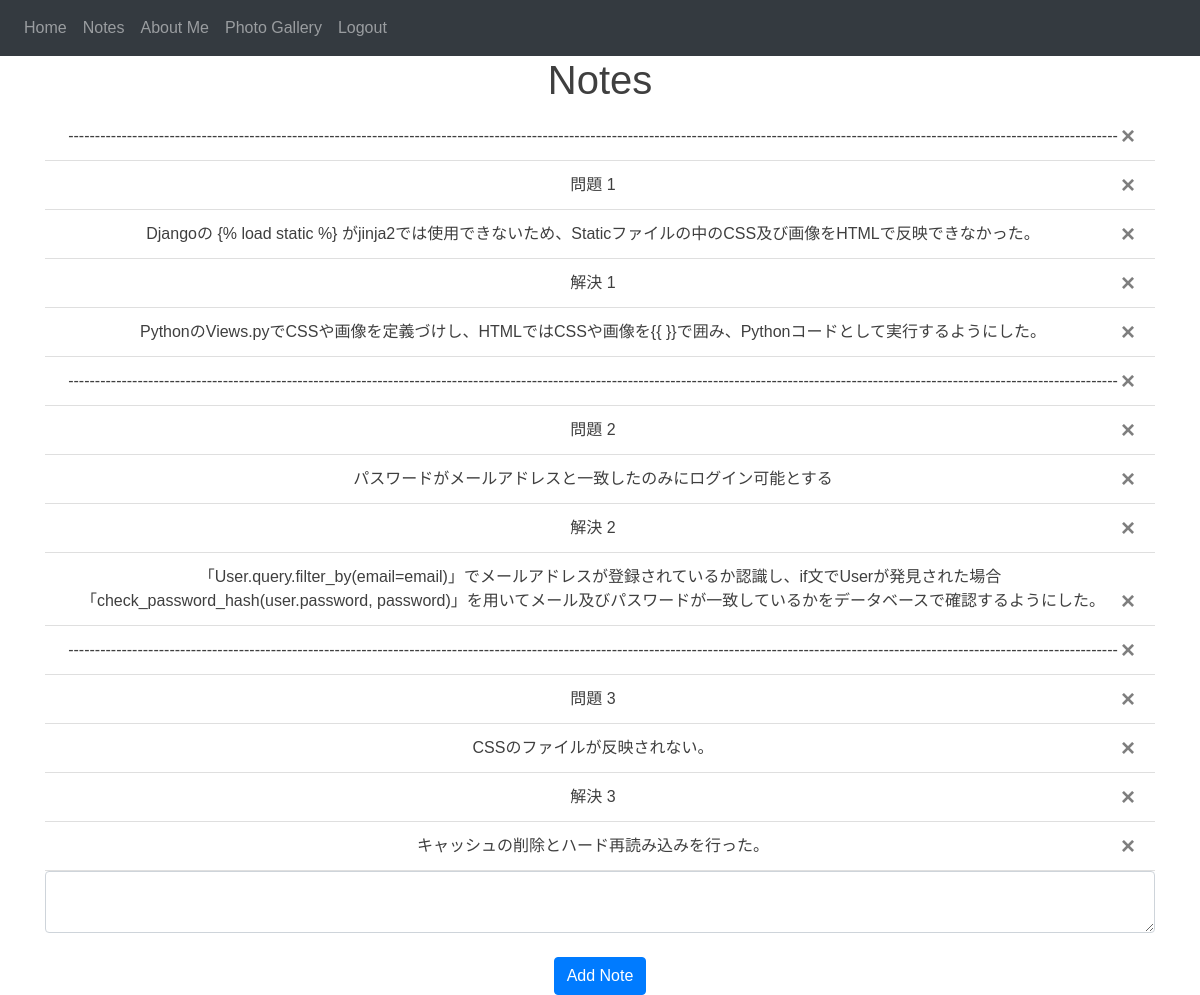
Page /noting (signed in) on the committed database.
### WEBSITE/models.py (models this page shows)
class Note(db.Model): # Database model is a layout or blueprint for an object that is going to be stored in my database = helps keep consistancy to data
    id = db.Column(db.Integer, primary_key=True)
    data = db.Column(db.String(10000))
    date = db.Column(db.DateTime(timezone=True), default=func.now()) #Do not need to specify the date field ourselves, SQL alchemy would. func would get the current date and time
    user_id = db.Column(db.Integer, db.ForeignKey('user.id')) #foreignkey means that we must pass a valid ID of an existing user to this field/column when creating a new note. ('user.id') = id column of the User class

### WEBSITE/views.py (the view, shortened to what this page needs)
@views.route('/noting', methods=['GET','POST'])
@login_required
def noting():
    return render_template("noting.html", user=current_user)

### WEBSITE/__init__.py (called while the page is built)
def create_app():
    app = Flask(__name__) #initialise flask
    app.config['SECRET_KEY'] = 'i love NINTENDO' #whatever the KEY is equal to will be the secret key for the app
    app.config['SQLALCHEMY_DATABASE_URI'] = f'sqlite:///{DB_NAME}'
    db.init_app(app) # take the defined db that this is the app that is going to be used
    from .views import views
    from .auth import auth
    app.register_blueprint(views, url_prefix='/')
    app.register_blueprint(auth, url_prefix='/')
    from .models import User, Note
    create_database(app)
    login_manager = LoginManager()
    login_manager.login_view = 'auth.login'
    login_manager.init_app(app)
    @login_manager.user_loader
    def load_user(id):
        return User.query.get(int(id))
    return app

### WEBSITE/templates/noting.html (shortened to what this page needs)
{% extends "base.html" %}
{% block content %}
<h1 align="center">Notes</h1>
<ul class="list-group list-group-flush" id="notes">
    {% for note in user.notes %}
    <li class="list-group-item">
        {{ note.data }}
        <button type="button" class="close" onClick="deleteNote({{ note.id }})">
            <span aria-hidden="true">&times;</span>
        </button>
    </li>
    {% endfor %}
</ul>
<form method="POST">
    <textarea name="note" id="note" class="form-control"></textarea>
    <br />
    <div align="center">
      <button type="submit" class="btn btn-primary">Add Note</button>
    </div>
  </form>
  {% endblock %}

### WEBSITE/templates/base.html (shortened to what this page needs)
    <!DOCTYPE html>
    <html>
      <head>
        <link
          rel="stylesheet"
          href="https://stackpath.bootstrapcdn.com/bootstrap/4.4.1/css/bootstrap.min.css"
        />
        <link
          rel="stylesheet"
          href="https://stackpath.bootstrapcdn.com/font-awesome/4.7.0/css/font-awesome.min.css"
        />
        <link rel="stylesheet" type="text/css" href="{{ url_for('static', filename='CSS/aboutme.css')}}">
        <link rel="stylesheet" type="text/css" href="{{ url_for('static',filename='CSS/photogallery.css') }}">
        <link rel="stylesheet" type="text/css" href="{{ url_for('static',filename='CSS/food.css') }}">
        <link rel="stylesheet" type="text/css" href="{{ url_for('static',filename='CSS/home.css') }}">
        <link rel="stylesheet" type="text/css" href="{{ url_for('static',filename='CSS/traveling.css') }}">
        <link rel="stylesheet" type="text/css" href="{{ url_for('static',filename='CSS/drawing.css') }}">
      </head>
      <body>
    <nav class="navbar navbar-expand-lg navbar-dark bg-dark">
      <div class="collapse navbar-collapse" id="navbar">
        <div class="navbar-nav">
          {% if current_user.is_authenticated %}
          <a class="nav-item nav-link" id="home" href="/">Home</a>
          <a class="nav-item nav-link" id="noting" href="/noting">Notes</a>
          <a class="nav-item nav-link" id="aboutme" href="/aboutme">About Me</a>
          <a class="nav-item nav-link" id="photogallery" href="/photogallery">Photo Gallery</a>
          <a class="nav-item nav-link" id="logout" href="/logout">Logout</a>
          {% else %}
          <a class="nav-item nav-link" id="login" href="/login">Login</a>
          <a class="nav-item nav-link" id="signUp" href="/sign-up">Sign Up</a>
          {% endif %}
        </div>
      </div>
    </nav>
          <div class="container">
            {% block content %}{% endblock %}
          </div>
      </body>
    </html>

### WEBSITE/static/CSS/photogallery.css (style rules this page uses)
* { box-sizing: border-box; }
body { margin: 0; font-family: Arial; }
.container { position: relative; float: none; }
.container { text-align: center; }

### WEBSITE/static/CSS/home.css (style rules this page uses)
.container { position: relative; text-align: center; color: rgb(63, 63, 63); }

### rows in the picture
Note: data "-----------------------------------------------------------------------------------------------------------------------------------------------------------------------------------------------------"
Note: data "問題 1"
Note: data "Djangoの {% load static %} がjinja2では使用できないため、Staticファイルの中のCSS及び画像をHTMLで反映できなかった。"
Note: data "解決 1"
Note: data "PythonのViews.pyでCSSや画像を定義づけし、HTMLではCSSや画像を{{ }}で囲み、Pythonコードとして実行するようにした。"
Note: data "-----------------------------------------------------------------------------------------------------------------------------------------------------------------------------------------------------"
Note: data "問題 2"
Note: data "パスワードがメールアドレスと一致したのみにログイン可能とする"
Note: data "解決 2"
Note: data "「User.query.filter_by(email=email)」でメールアドレスが登録されているか認識し、if文でUserが発見された場合「check_password_hash(user.password, password)」を用いてメール及びパスワードが一致しているかをデータベースで確認するようにした。"
Note: data "-----------------------------------------------------------------------------------------------------------------------------------------------------------------------------------------------------"
Note: data "問題 3"
Note: data "CSSのファイルが反映されない。"
Note: data "解決 3"
Note: data "キャッシュの削除とハード再読み込みを行った。"
